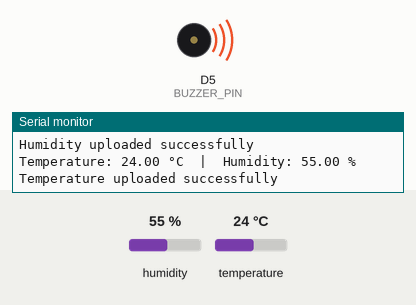
Recording of a sketch running on a simulated ESP8266 (NodeMCU). Shown: buzzer (waves = sounding, pin HIGH), the last lines printed to the serial monitor. The test bench sets the inputs (shaded band); at power-on: temperature 24 °C, humidity 55 %. WiFi joins after 1.5 s; servers stay silent unless stated.

Above: at 6.1 s.
6.2 s: temperature set to 22 °C
At 9.6 s:
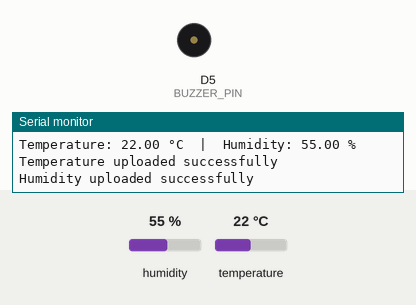
9.9 s: temperature set to 28 °C
At 12.2 s:
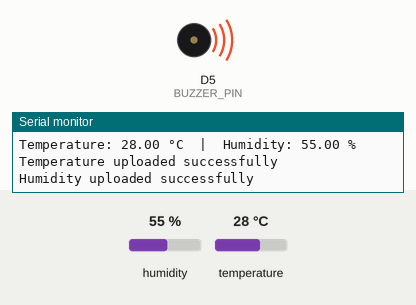
Timing chart, 0 to 13.7 s (numbered marks = the images above; inputs shaded):
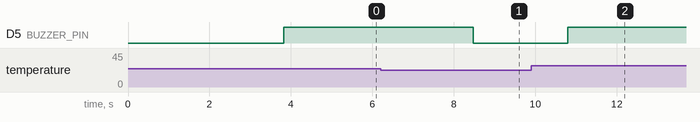

The sketch:

arduino.ino
```cpp
#include <ESP8266WiFi.h>
#include <FirebaseESP8266.h>
#include <DHT.h>
#include "arduino_secrets.h"

// Firebase Project Credentials
#define FIREBASE_HOST "tempmonitor-e2c3a-default-rtdb.firebaseio.com"
#define FIREBASE_AUTH ""  // Test mode on hone ki wajah se zaroorat nahi hai

// Sensor aur Buzzer Pins
#define DHTPIN D2
#define DHTTYPE DHT11
#define BUZZER_PIN D5

DHT dht(DHTPIN, DHTTYPE);

// Firebase Objects
FirebaseData firebaseData;
FirebaseAuth auth;
FirebaseConfig config;

void setup() {
  Serial.begin(115200);
  pinMode(BUZZER_PIN, OUTPUT);
  digitalWrite(BUZZER_PIN, LOW);  // Shuru mein buzzer off rakho

  dht.begin();

  // Wi-Fi Connect
  WiFi.begin(WIFI_SSID, WIFI_PASSWORD);
  Serial.print("Connecting to Wi-Fi");
  while (WiFi.status() != WL_CONNECTED) {
    delay(500);
    Serial.print(".");
  }
  Serial.println();
  Serial.print("Wi-Fi Connected! IP: ");
  Serial.println(WiFi.localIP());

  // Firebase Configuration
  config.host = FIREBASE_HOST;
  config.database_url = FIREBASE_HOST;
  config.signer.test_mode = true;

  Firebase.begin(&config, &auth);
  Firebase.reconnectWiFi(true);
}

void loop() {
  delay(2000);

  float h = dht.readHumidity();
  float t = dht.readTemperature();  // Celsius mein temperature

  if (isnan(h) || isnan(t)) {
    Serial.println("Failed to read from DHT sensor!");
    return;
  }

  Serial.print("Temperature: ");
  Serial.print(t);
  Serial.print(" °C  |  Humidity: ");
  Serial.print(h);
  Serial.println(" %");

  // Temperature upload to Firebase
  if (Firebase.setFloat(firebaseData, "/ServerRoom/Temperature", t)) {
    Serial.println("Temperature uploaded successfully");
  } else {
    Serial.print("Temperature upload failed: ");
    Serial.println(firebaseData.errorReason());
  }

  // Humidity upload to Firebase
  if (Firebase.setFloat(firebaseData, "/ServerRoom/Humidity", h)) {
    Serial.println("Humidity uploaded successfully");
  } else {
    Serial.print("Humidity upload failed: ");
    Serial.println(firebaseData.errorReason());
  }

  // Buzzer condition: 23.0°C se upar par ON, warna OFF
  if (t > 23.0) {
    digitalWrite(BUZZER_PIN, HIGH);
  } else {
    digitalWrite(BUZZER_PIN, LOW);
  }
}
```

arduino_secrets.example.h
```cpp
// Copy this file to arduino_secrets.h and add your own Wi-Fi details.
// Keep arduino_secrets.h private; it is excluded by .gitignore.
#define WIFI_SSID "your-wifi-name"
#define WIFI_PASSWORD "your-wifi-password"
```

Measured:
- the behaviour switches between 24 and 23 °C on temperature (found by bisection; images 0 and 1)
- after the input at 6.2 s, D5 (BUZZER_PIN): HIGH → LOW after 2.3 s
- after the input at 9.9 s, D5 (BUZZER_PIN): LOW → HIGH after 0.90 s
